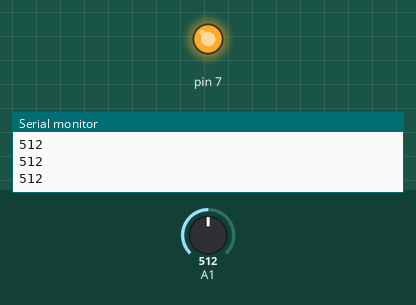
This sketch was run on a simulated Arduino Uno, built with avr-gcc and run on an emulated ATmega328P. Shown: output pins drawn as LEDs (lit = HIGH), the last lines printed to the serial monitor. The inputs (shaded band) are chosen by the test bench; at power-on: A1 = 512.

Above: at 1.2 s.
1.3 s: A1 set to 213
2.8 s: A1 set to 187
At 4.0 s:
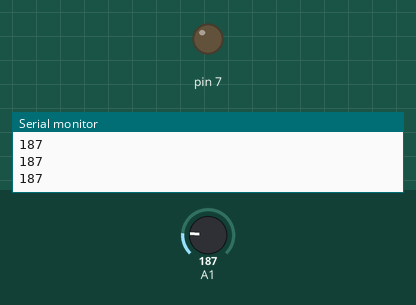
4.3 s: A1 set to 210
At 5.5 s:
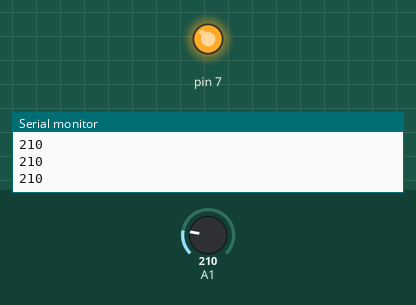
5.8 s: A1 set to 190
At 6.8 s:
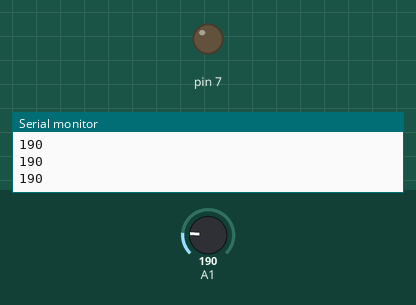
Timing chart, 0 to 8.3 s (numbered marks = the images above; inputs shaded):
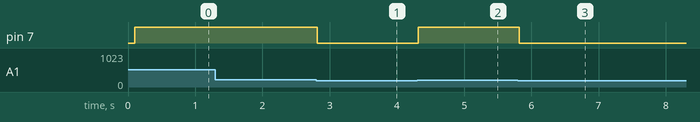

Measured:
- the behaviour switches between 201 and 200 on A1 (found by bisection; images 0 and 1)
- after the input at 2.8 s, pin 7: HIGH → LOW at once
- after the input at 4.3 s, pin 7: LOW → HIGH at once
- after the input at 5.8 s, pin 7: HIGH → LOW at once

The sketch:

sketch_apr04a.ino
```cpp
void setup() {
  pinMode(A1,INPUT);
  pinMode(7,OUTPUT);
  Serial.begin(9600);

}

void loop() {
  Serial.println(analogRead(A1));
  delay(100);

if(analogRead(A1)>200){
digitalWrite(7,1);
}
else{
digitalWrite(7,0);
  }

}
```
